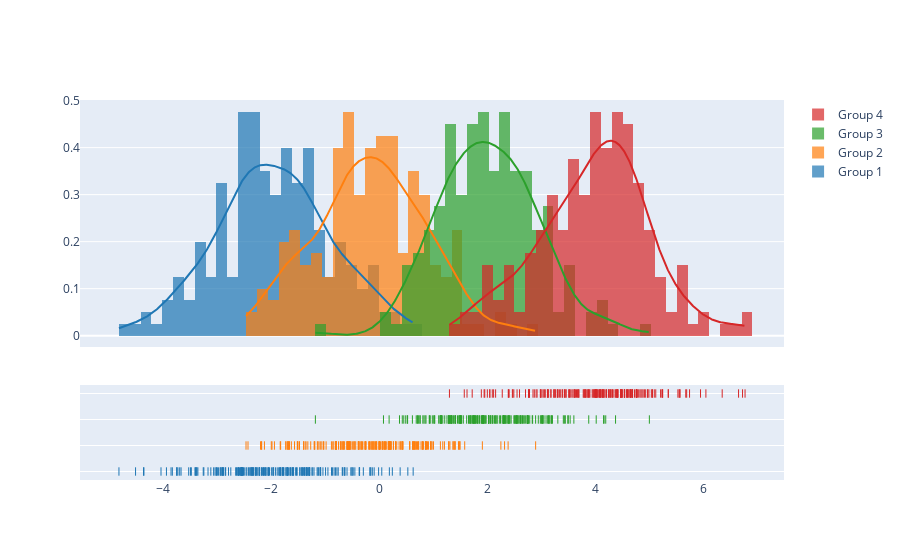

The notebook cell saved with this chart:
### Code cell
import plotly.figure_factory as ff

# Add histogram data
x1 = np.random.randn(200) - 2
x2 = np.random.randn(200)
x3 = np.random.randn(200) + 2
x4 = np.random.randn(200) + 4

# Group data together
hist_data = [x1, x2, x3, x4]

group_labels = ['Group 1', 'Group 2', 'Group 3', 'Group 4']

# Create distplot with custom bin_size
fig = ff.create_distplot(hist_data, group_labels, bin_size=.2)
fig.show()

### Figure 1 — Plotly figure (JSON) as saved in the notebook; plotly's stock layout.template omitted (floating-point values rounded to 4 significant figures; data arrays with more than 128 entries replaced by an {"elided": "..."} marker saying what was removed)
{"data": [{"autobinx": false, "histnorm": "probability density", "legendgroup": "Group 1", "marker": {"color": "rgb(31, 119, 180)"}, "name": "Group 1", "opacity": 0.7, "type": "histogram", "x": {"elided": "200 float values"}, "xaxis": "x", "xbins": {"end": 0.6304, "size": 0.2, "start": -4.807}, "yaxis": "y"}, {"autobinx": false, "histnorm": "probability density", "legendgroup": "Group 2", "marker": {"color": "rgb(255, 127, 14)"}, "name": "Group 2", "opacity": 0.7, "type": "histogram", "x": {"elided": "200 float values"}, "xaxis": "x", "xbins": {"end": 2.894, "size": 0.2, "start": -2.458}, "yaxis": "y"}, {"autobinx": false, "histnorm": "probability density", "legendgroup": "Group 3", "marker": {"color": "rgb(44, 160, 44)"}, "name": "Group 3", "opacity": 0.7, "type": "histogram", "x": {"elided": "200 float values"}, "xaxis": "x", "xbins": {"end": 4.996, "size": 0.2, "start": -1.177}, "yaxis": "y"}, {"autobinx": false, "histnorm": "probability density", "legendgroup": "Group 4", "marker": {"color": "rgb(214, 39, 40)"}, "name": "Group 4", "opacity": 0.7, "type": "histogram", "x": {"elided": "200 float values"}, "xaxis": "x", "xbins": {"end": 6.764, "size": 0.2, "start": 1.301}, "yaxis": "y"}, {"legendgroup": "Group 1", "marker": {"color": "rgb(31, 119, 180)"}, "mode": "lines", "name": "Group 1", "showlegend": false, "type": "scatter", "x": {"elided": "500 float values"}, "xaxis": "x", "y": {"elided": "500 float values"}, "yaxis": "y"}, {"legendgroup": "Group 2", "marker": {"color": "rgb(255, 127, 14)"}, "mode": "lines", "name": "Group 2", "showlegend": false, "type": "scatter", "x": {"elided": "500 float values"}, "xaxis": "x", "y": {"elided": "500 float values"}, "yaxis": "y"}, {"legendgroup": "Group 3", "marker": {"color": "rgb(44, 160, 44)"}, "mode": "lines", "name": "Group 3", "showlegend": false, "type": "scatter", "x": {"elided": "500 float values"}, "xaxis": "x", "y": {"elided": "500 float values"}, "yaxis": "y"}, {"legendgroup": "Group 4", "marker": {"color": "rgb(214, 39, 40)"}, "mode": "lines", "name": "Group 4", "showlegend": false, "type": "scatter", "x": {"elided": "500 float values"}, "xaxis": "x", "y": {"elided": "500 float values"}, "yaxis": "y"}, {"legendgroup": "Group 1", "marker": {"color": "rgb(31, 119, 180)", "symbol": "line-ns-open"}, "mode": "markers", "name": "Group 1", "showlegend": false, "type": "scatter", "x": {"elided": "200 float values"}, "xaxis": "x", "y": {"elided": "200 str values"}, "yaxis": "y2"}, {"legendgroup": "Group 2", "marker": {"color": "rgb(255, 127, 14)", "symbol": "line-ns-open"}, "mode": "markers", "name": "Group 2", "showlegend": false, "type": "scatter", "x": {"elided": "200 float values"}, "xaxis": "x", "y": {"elided": "200 str values"}, "yaxis": "y2"}, {"legendgroup": "Group 3", "marker": {"color": "rgb(44, 160, 44)", "symbol": "line-ns-open"}, "mode": "markers", "name": "Group 3", "showlegend": false, "type": "scatter", "x": {"elided": "200 float values"}, "xaxis": "x", "y": {"elided": "200 str values"}, "yaxis": "y2"}, {"legendgroup": "Group 4", "marker": {"color": "rgb(214, 39, 40)", "symbol": "line-ns-open"}, "mode": "markers", "name": "Group 4", "showlegend": false, "type": "scatter", "x": {"elided": "200 float values"}, "xaxis": "x", "y": {"elided": "200 str values"}, "yaxis": "y2"}], "layout": {"barmode": "overlay", "hovermode": "closest", "legend": {"traceorder": "reversed"}, "xaxis": {"anchor": "y2", "domain": [0.0, 1.0], "zeroline": false}, "yaxis": {"anchor": "free", "domain": [0.35, 1], "position": 0.0}, "yaxis2": {"anchor": "x", "domain": [0, 0.25], "dtick": 1, "showticklabels": false}}}
